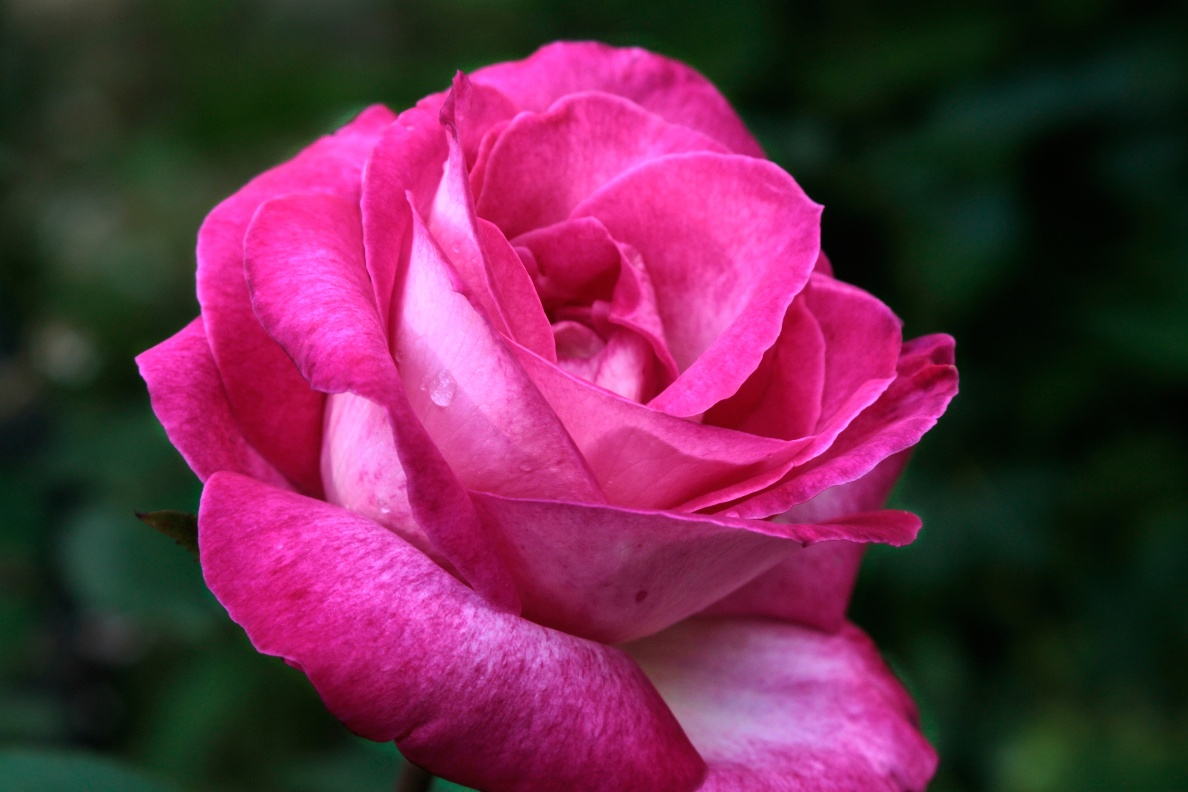
#> input picture 0312/images/rose.png, 1188 x 792 px
$ python 0312-2.py
#> lines starting #> are read from the running program, lines starting #| are printed output that depends on the picture
import cv2
import numpy as np
import os
from pathlib import Path

# =========================================================
# 1. 테스트 이미지 로드 및 경로 설정
# =========================================================
# Python 코드 파일이 있는 현재 위치를 기준으로 절대 경로를 설정합니다.
# (에러 없이 안전하게 이미지를 불러오기 위함)
base_dir = Path(__file__).parent
img_path = str(base_dir / "images" / "rose.png")

# 만약 rose.png 파일을 찾을 수 없다면 첫번째 과제의 체크보드 이미지를 대신 사용합니다.
if not os.path.exists(img_path):
    print(f"Error: {img_path} not found! Using left01.jpg instead.")
    img_path = str(base_dir / "images" / "calibration_images" / "left01.jpg")

# 이미지를 불러오고 이미지의 높이(h)와 너비(w) 정보를 가져옵니다.
img = cv2.imread(img_path)
#> img is the input picture: shape (792, 1188, 3); mean B, G, R 74.2, 43.7, 103.8
h, w = img.shape[:2]
#> h = 792; w = 1188

# =========================================================
# 2. 이미지 변환(회전, 스케일)을 위한 기하학 중심 설정
# =========================================================
# 이미지를 팽이 돌리듯 회전시킬 때 '어디를 기준으로 돌릴 것인가'를 정합니다.
# (여기서는 정중앙)
center = (w / 2, h / 2)
#> center = (594, 396)

# 과제 요구사항 세팅
angle = 30  # 반시계 방향으로 30도 돌리기 (+30)
scale = 0.8 # 전체 이미지 크기를 80% 사이즈로 줄이기 (0.8배)

# [핵심] 기준점, 각도, 축소 비율을 던져주면, 해당 변환을 수학적으로 수행해 줄
# 2x3 크기의 아핀 변환 행렬(M)을 OpenCV가 계산해서 만들어줍니다.
M = cv2.getRotationMatrix2D(center, angle, scale)

# =========================================================
# 3. 평행 이동(Translation) 덧붙이기
# =========================================================
# 아핀 변환 행렬(M)의 맨 오른쪽 '끝 열'은 이미지를 '좌우/상하로 얼마나 밀어낼 건지'를 결정합니다.
# M = [[cos, -sin, X축 이동량(tx)],
#      [sin,  cos, Y축 이동량(ty)]]

# 요구사항: x축으로 +80px(오른쪽), y축으로 -40px(위쪽) 이동
M[0, 2] += 80  # X축 이동량 덮어쓰기
M[1, 2] -= 40  # Y축 이동량 덮어쓰기

# =========================================================
# 4. 이미지 변환 적용 (Warp Affine)
# =========================================================
# 완성된 변환 행렬(M)을 주물럭거릴 원본 사진(img)에 덮어씌워버립니다.
# cv2.warpAffine은 넘겨진 행렬대로 픽셀들을 새로운 위치에 쫙 이동시켜 줍니다.
transformed_img = cv2.warpAffine(img, M, (w, h))
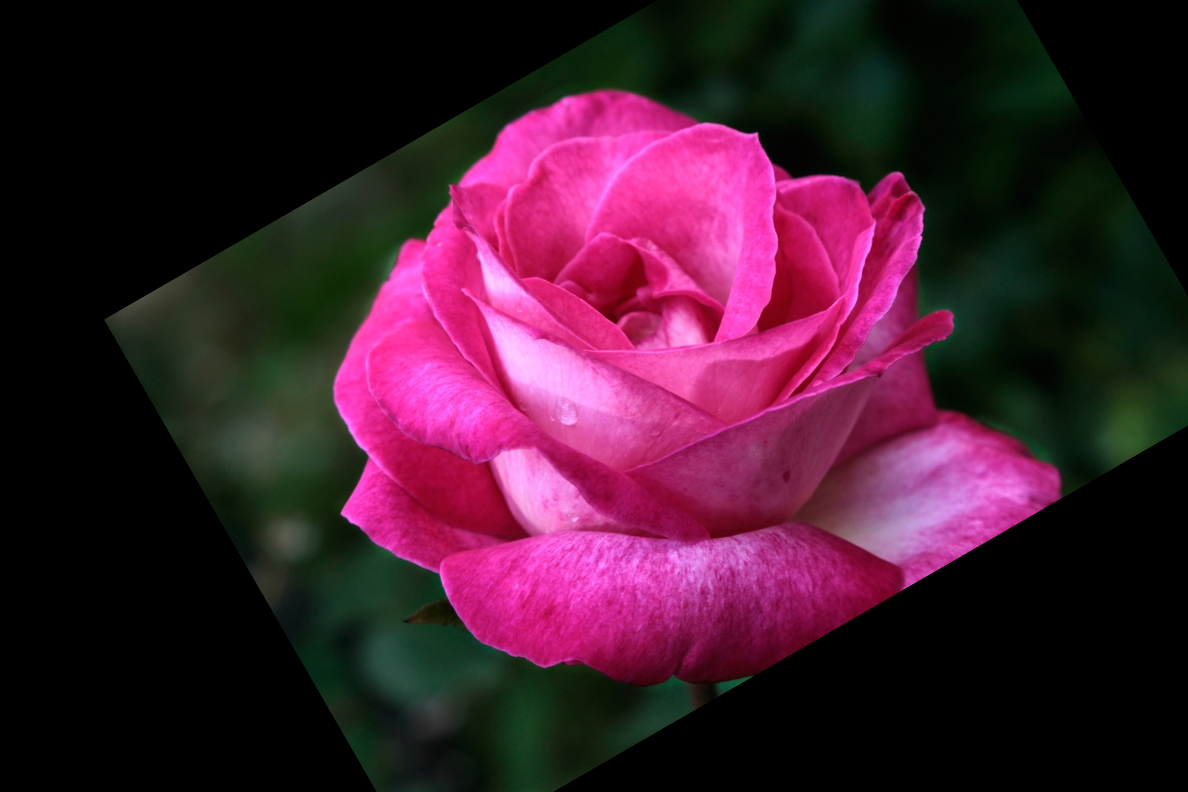
#> transformed_img: shape (792, 1188, 3); mean B, G, R 46.7, 26.6, 66

# =========================================================
# 5. 결과 화면 출력
# =========================================================
# 이미지가 너무 클 수 있으므로 화면에 띄울 땐 0.5배(절반)로 임시 축소해서 띄웁니다.
scale_preview = 0.5
img_preview = cv2.resize(img, (int(w * scale_preview), int(h * scale_preview)))
transformed_preview = cv2.resize(transformed_img, (int(w * scale_preview), int(h * scale_preview)))

# 원본 이미지 창 하나, 회전+축소+이동된 이미지 창 하나 각각 띄우기
cv2.imshow('Original Image (Before)', img_preview)
cv2.imshow('Transformed Image (After)', transformed_preview)

print("Rotation & Transformation 결과 시각화 중... 아무 키나 누르면 종료됩니다.")
cv2.waitKey(0)              # 사용자가 키보드를 누를 때까지 창을 닫지 않고 무한 대기
cv2.destroyAllWindows()     # 키보드가 눌리면 모든 이미지 창 끄기

$ run again, with 0312/images/1-res1.png copied over 0312/images/rose.png
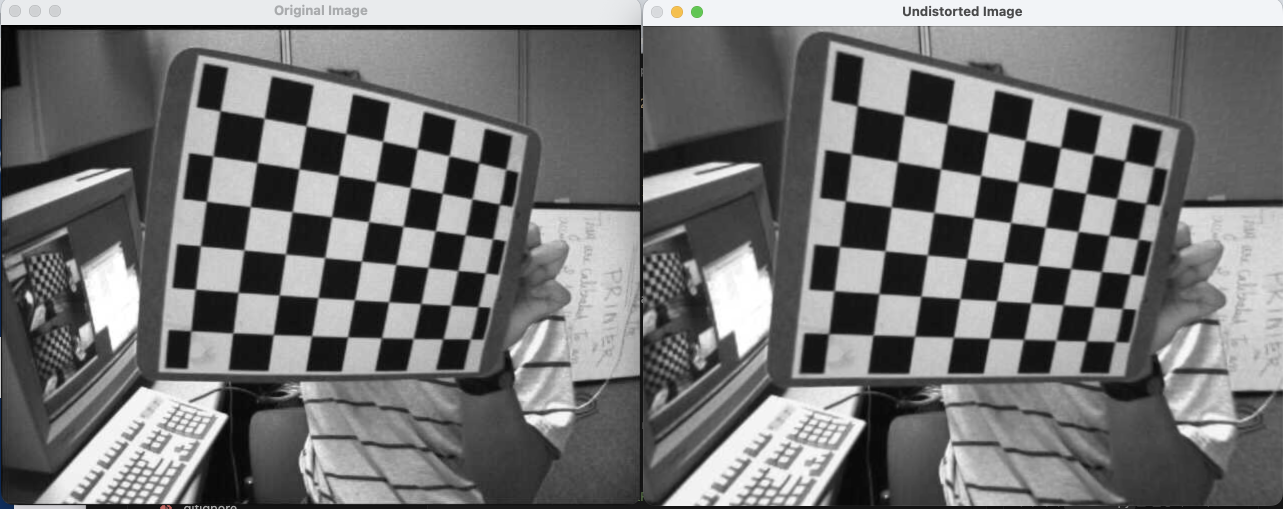
#> input picture 0312/images/1-res1.png, 2566 x 1018 px (shown at 1/2 size)
#> img is the input picture: shape (1018, 2566, 3); mean B, G, R 117.8, 117.7, 117.6
#> `img_preview = cv2.resize(img, (int(w * scale_preview), int(h * scale_p..`:
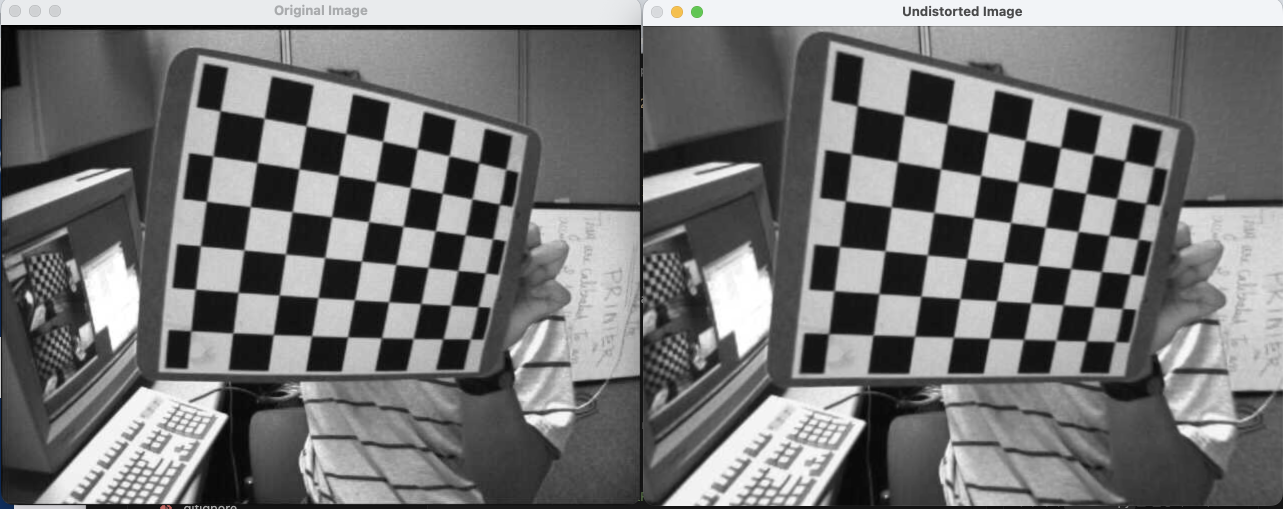
#> img_preview: shape (509, 1283, 3); mean B, G, R 117.9, 117.8, 117.7
#> `transformed_preview = cv2.resize(transformed_img, (int(w * scale_previ..`:
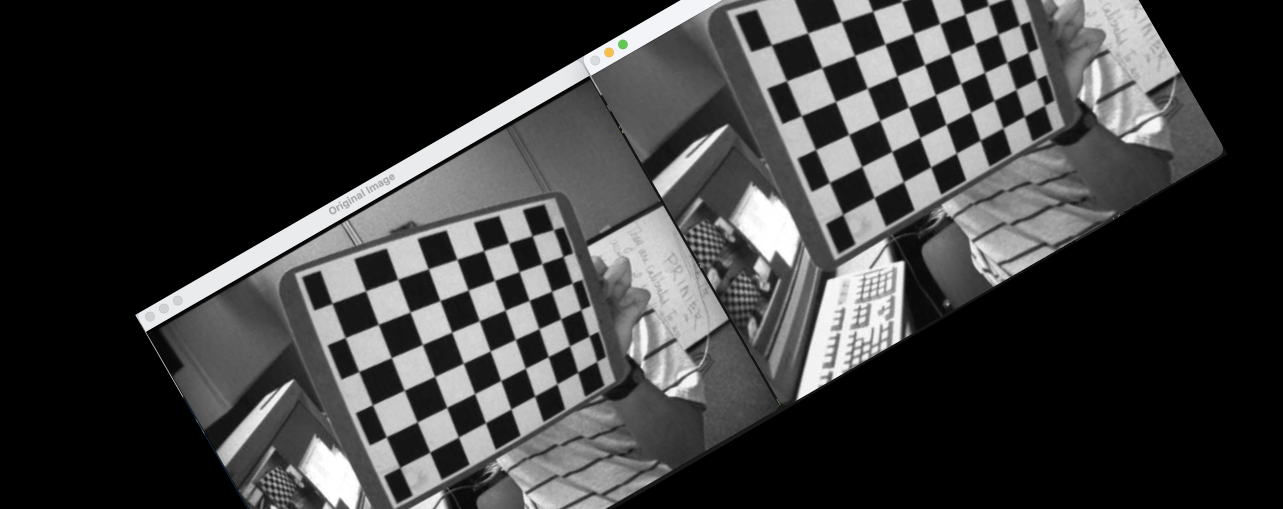
#> transformed_preview: shape (509, 1283, 3); mean B, G, R 60.6, 60.6, 60.5

$ run again, with 0312/images/2-res1.png copied over 0312/images/rose.png
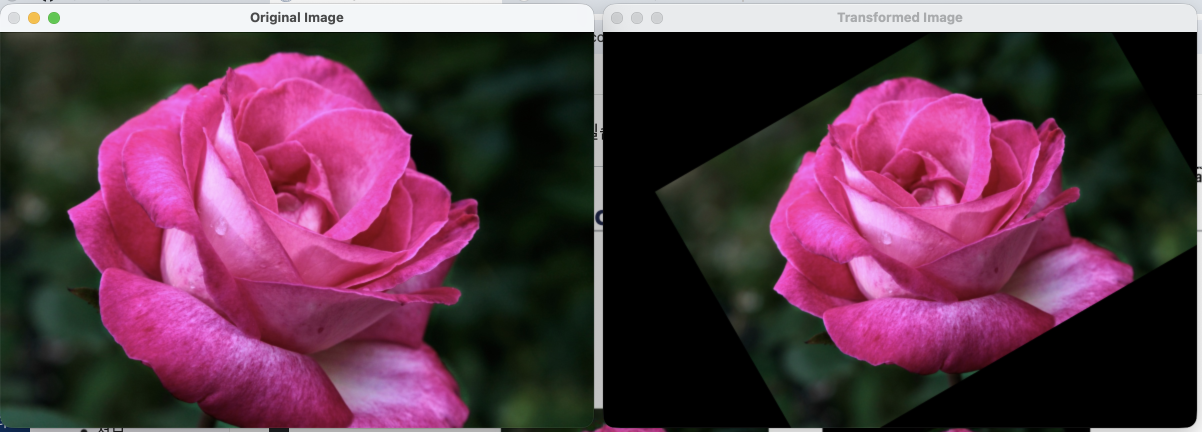
#> input picture 0312/images/2-res1.png, 2404 x 864 px (shown at 1/2 size)
#> img is the input picture: shape (864, 2404, 3); mean B, G, R 75.2, 57.2, 93.3
#> `img_preview = cv2.resize(img, (int(w * scale_preview), int(h * scale_p..`:
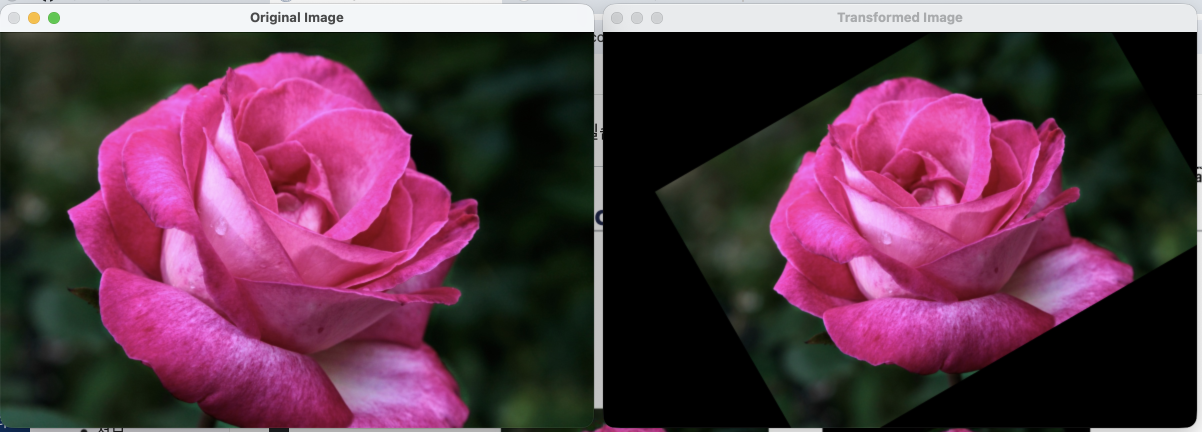
#> img_preview: shape (432, 1202, 3); mean B, G, R 75.3, 57.3, 93.4
#> `transformed_preview = cv2.resize(transformed_img, (int(w * scale_previ..`:
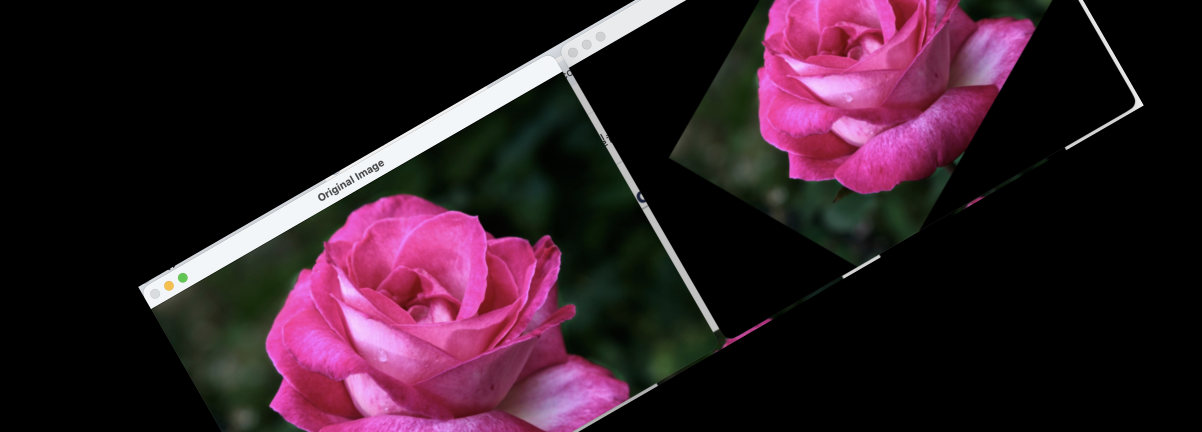
#> transformed_preview: shape (432, 1202, 3); mean B, G, R 38.2, 27.9, 48.5
